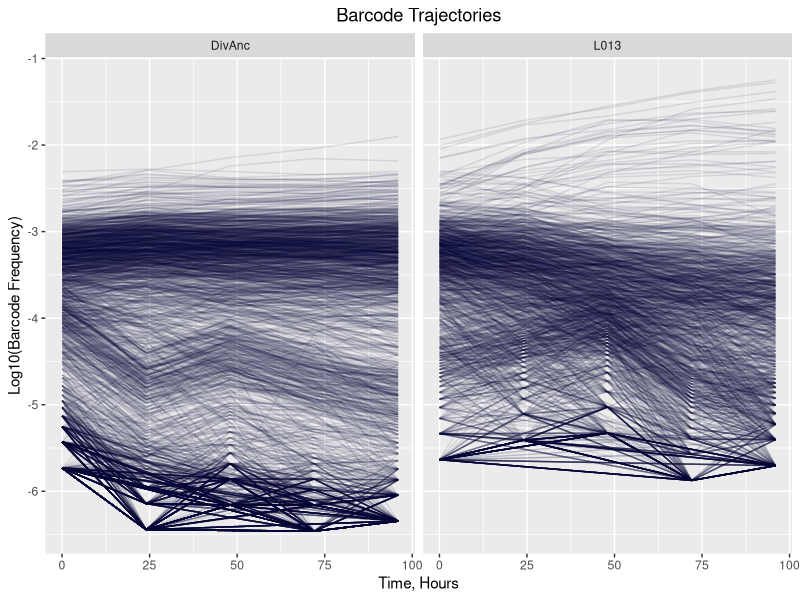
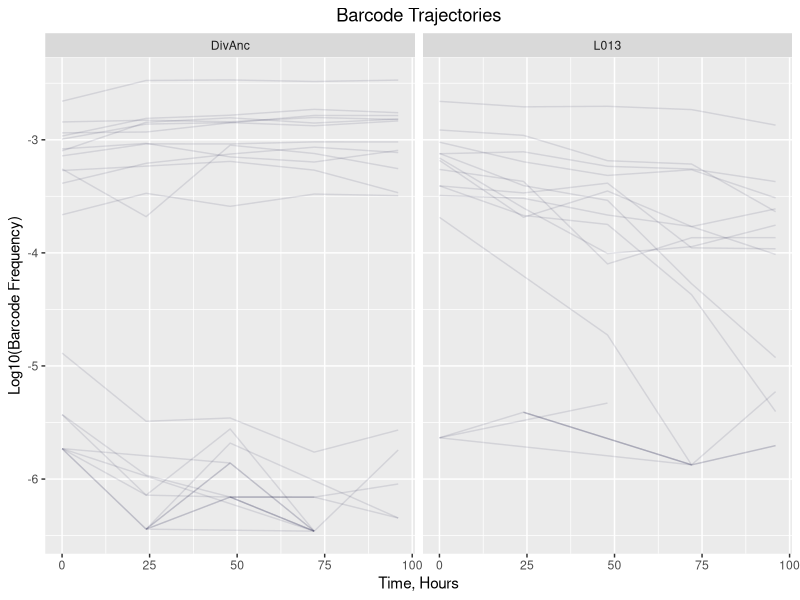
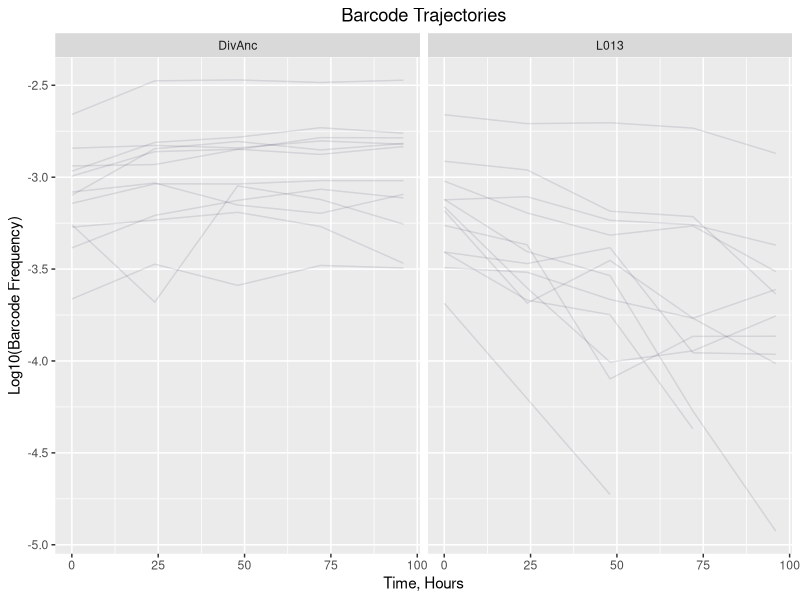
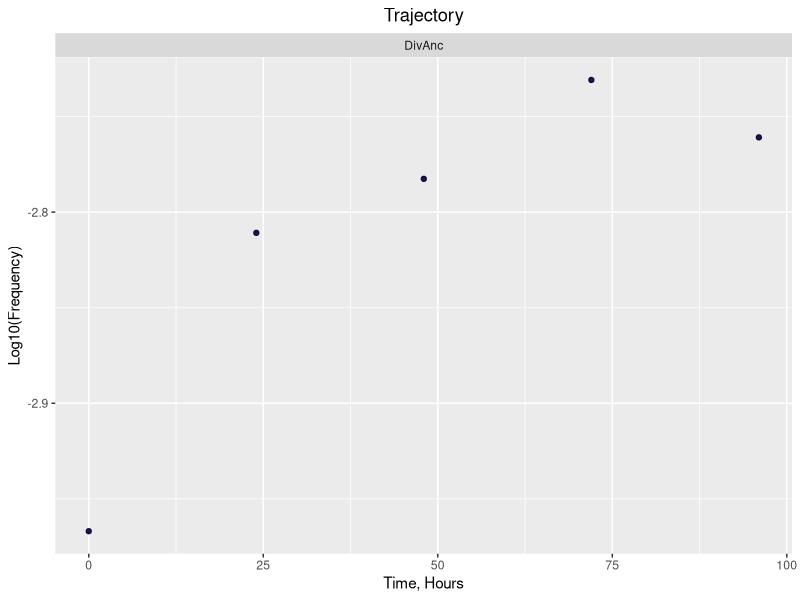
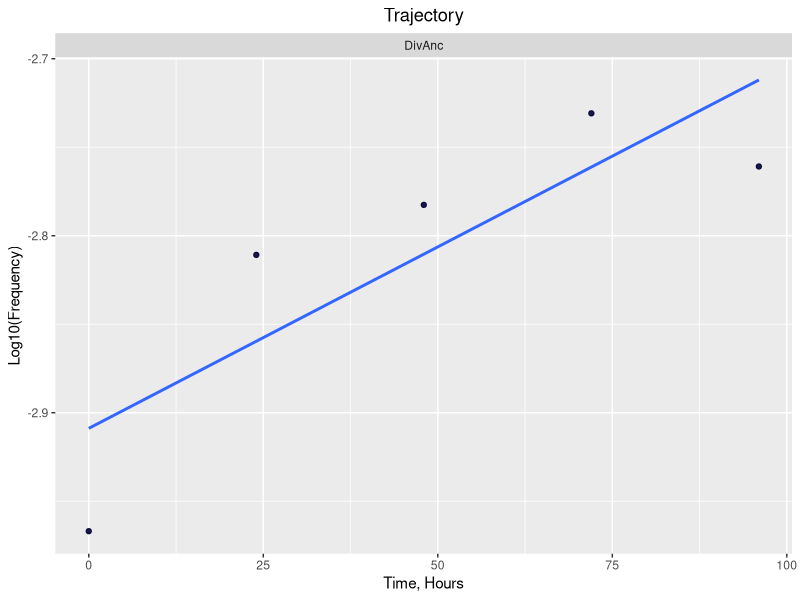

Here is the R script that generated these plots, in order:
## ---- chunk 1
knitr::opts_chunk$set(echo = TRUE)
## ---- chunk 2
#commented out the install of the package so not done every time document is knit
#install.packages("tidyverse")
## ---- chunk 3
library(tidyr)
library(dplyr)
library(ggplot2)
library(readr)
## ---- chunk 4
exp_data <- read.csv("Experimental_results.csv")

head(exp_data)
## ---- chunk 5
exp_data <- select(exp_data, -X)
head(exp_data)
## ---- chunk 6
Mut_str_env <- select(exp_data, Mut_ID, Strain, Environment)
head(Mut_str_env)
## ---- chunk 7
exp_rearranged <- gather(exp_data, Generation, Frequency, H_0:H_96)
head(exp_rearranged)
## ---- chunk 8
table_for_graph <- separate(exp_rearranged, Generation, into = c("H", "Time"))
head(table_for_graph)
## ---- chunk 9
table_for_graph <- select(table_for_graph, -H)
head(table_for_graph)
## ---- chunk 10
table_cleaned <- na.omit(table_for_graph)
table_cleaned$Time <- as.numeric(table_cleaned$Time)
head(table_cleaned)
## ---- chunk 11
ggplot(table_cleaned) + geom_line(aes(x = Time, y = Frequency, group = BC_ID), alpha = 0.1, colour = "#000033") + facet_grid(.~Strain) + ggtitle("Barcode Trajectories") + theme(plot.title = element_text(hjust = 0.5)) + xlab("Time, Hours") + ylab("Log10(Barcode Frequency)")
## ---- chunk 12
mut34 <- filter(table_cleaned, table_cleaned$Mut_ID == "34")

mut34
## ---- chunk 13
ggplot(mut34) + geom_line(aes(x = Time, y = Frequency, group = BC_ID), alpha = 0.1, colour = "#000033") + facet_grid(.~Strain) + ggtitle("Barcode Trajectories") + theme(plot.title = element_text(hjust = 0.5)) + xlab("Time, Hours") + ylab("Log10(Barcode Frequency)")
## ---- chunk 14
View(table_cleaned)
## ---- chunk 15
mut34_f <- filter(mut34, mut34$Frequency > -5)
## ---- chunk 16
ggplot(mut34_f) + geom_line(aes(x = Time, y = Frequency, group = BC_ID), alpha = 0.1, colour = "#000033") + facet_grid(.~Strain) + ggtitle("Barcode Trajectories") + theme(plot.title = element_text(hjust = 0.5)) + xlab("Time, Hours") + ylab("Log10(Barcode Frequency)")
## ---- chunk 17
BC_25361 <- filter(mut34_f, mut34_f$BC_ID == "25361", mut34_f$Strain == "DivAnc")

BC_25361
## ---- chunk 18
ggplot(BC_25361) + geom_point(aes(x = Time, y = Frequency, group = BC_ID), alpha = 0.9, colour = "#000033") + facet_grid(.~Strain) + ggtitle("Trajectory") + theme(plot.title = element_text(hjust = 0.5)) + xlab("Time, Hours") + ylab("Log10(Frequency)")
## ---- chunk 19
BC_plot <- ggplot(BC_25361) + 
  aes(x = Time, y = Frequency, group = BC_ID) + 
  geom_point(alpha = 0.9, colour = "#000033") + 
  facet_grid(.~Strain) + ggtitle("Trajectory") + 
  theme(plot.title = element_text(hjust = 0.5)) + 
  xlab("Time, Hours") + ylab("Log10(Frequency)")

BC_plot_lm <- BC_plot + geom_smooth(se = FALSE, method = "lm")

BC_plot_lm
## ---- chunk 20
#goes y to x instead of x to y
regression_model = lm(Frequency~Time, BC_25361)
summary_data = summary(regression_model)
summary_data

Time <- summary_data$coefficients[2]

Time


Intercept <- summary_data$coefficients[1]

Intercept
